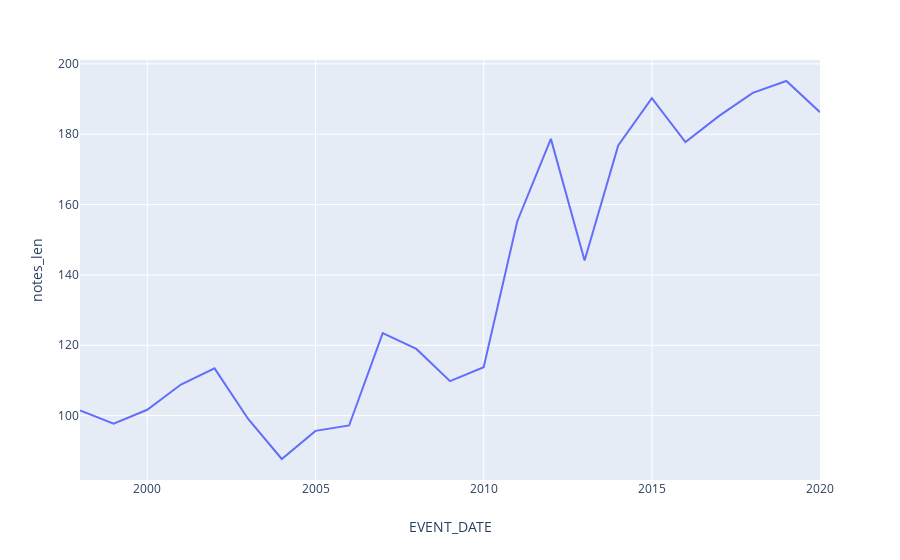

The notebook cell this image was saved under:
### Code cell
px.line(year_notes_len, x='EVENT_DATE', y='notes_len')

### Figure 1 — Plotly figure (JSON) as saved in the notebook; plotly's stock layout.template omitted (floating-point values rounded to 4 significant figures)
{"data": [{"hovertemplate": "EVENT_DATE=%{x}<br>notes_len=%{y}<extra></extra>", "legendgroup": "", "line": {"color": "#636efa", "dash": "solid"}, "mode": "lines", "name": "", "showlegend": false, "type": "scatter", "uid": "1fecf86c-9f16-4f7f-b362-7426e74b4b21", "x": ["1997-12-31 05:00:00", "1998-12-31 05:00:00", "1999-12-31 05:00:00", "2000-12-31 05:00:00", "2001-12-31 05:00:00", "2002-12-31 05:00:00", "2003-12-31 05:00:00", "2004-12-31 05:00:00", "2005-12-31 05:00:00", "2006-12-31 05:00:00", "2007-12-31 05:00:00", "2008-12-31 05:00:00", "2009-12-31 05:00:00", "2010-12-31 05:00:00", "2011-12-31 05:00:00", "2012-12-31 05:00:00", "2013-12-31 05:00:00", "2014-12-31 05:00:00", "2015-12-31 05:00:00", "2016-12-31 05:00:00", "2017-12-31 05:00:00", "2018-12-31 05:00:00", "2019-12-31 05:00:00"], "xaxis": "x", "y": [101.5, 97.72, 101.7, 108.8, 113.4, 99.04, 87.66, 95.66, 97.19, 123.4, 119.0, 109.8, 113.8, 155.3, 178.7, 144.1, 176.8, 190.2, 177.8, 185.2, 191.8, 195.1, 186.3], "yaxis": "y"}], "layout": {"autosize": true, "grid": {"xaxes": ["x"], "xgap": 0.1, "xside": "bottom", "yaxes": ["y"], "ygap": 0.1, "yside": "left"}, "legend": {"tracegroupgap": 0}, "margin": {"t": 60}, "xaxis": {"autorange": true, "range": ["1997-12-31 05:00", "2019-12-31 05:00"], "title": {"text": "EVENT_DATE"}, "type": "date"}, "yaxis": {"autorange": true, "range": [81.69, 201.1], "title": {"text": "notes_len"}, "type": "linear"}}}
